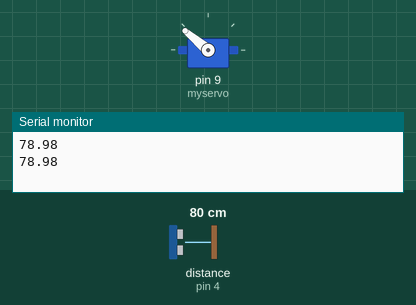
A sketch run on a simulated Arduino Uno, built with avr-gcc and run on an emulated ATmega328P. Shown: servo, the last lines printed to the serial monitor. Wiring (inferred from the names in the program): ultrasonic range finder: trigger pin 3; echo pin 4. The test bench sets the inputs (shaded band); at power-on: distance to the obstacle (sensor on pin 4) 80 cm. The echo pulse lasts 58.3 µs per cm.

Above: at 1.6 s.
1.7 s: distance to the obstacle (sensor on pin 4) set to 28 cm
3.6 s: distance to the obstacle (sensor on pin 4) set to 23 cm
At 4.6 s:
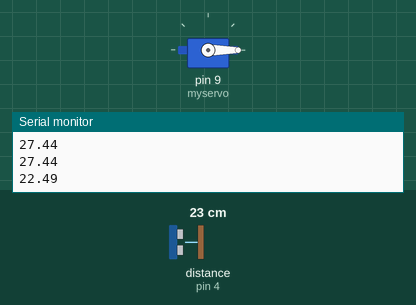
Timing chart, 0 to 6.6 s (numbered marks = the images above; inputs shaded):
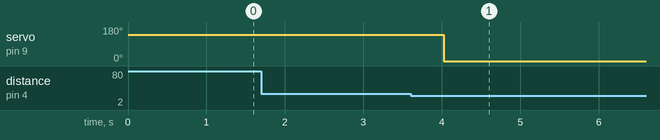

Measured:
- the behaviour switches between 26 and 25 cm on distance to the obstacle (sensor on pin 4) (found by bisection; images 0 and 1)
- after the input at 3.6 s, servo on pin 9 (myservo): 140° → 0° after 0.42 s

The sketch:

Main.ino
```cpp
#include <Servo.h>

Servo myservo;
float distance;
const int trigg_pin = 3; // We use pin 3 to trigger the Ultrasound Device
const int echo_pin = 4;


void setup()
{
  Serial.begin(9600);
  pinMode(trigg_pin, OUTPUT);
  pinMode(echo_pin, INPUT);
  myservo.attach(9);
  myservo.write(140);
}
int counter;
void loop()
{
  digitalWrite(trigg_pin,HIGH);
  delayMicroseconds(10);
  digitalWrite(trigg_pin, LOW);
  distance = 0.034*pulseIn(echo_pin,HIGH)/2;
  Serial.println(distance);

  if (distance < 25){
    counter = 0;
    myservo.write(0);
    delay(600);
    //distance = 20;
    while (distance > 15 && counter < 80){ // or 15 sec have passed
      digitalWrite(trigg_pin,HIGH);
      delayMicroseconds(10);
      digitalWrite(trigg_pin, LOW);
      distance = 0.034*pulseIn(echo_pin,HIGH)/2;
      Serial.println(distance);
      counter++;
      delay(100);
    }
    myservo.write(140);
    }
  delay(800);
}
```
